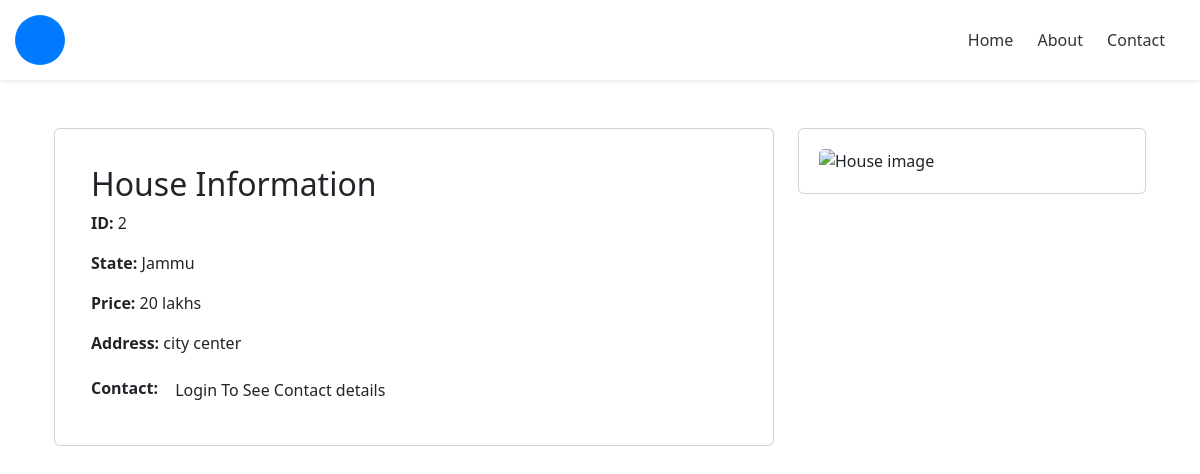
The page /house.php?id=2 on the database its author committed.
### tables this page shows
CREATE TABLE `listing` (
  `Id` int(11) NOT NULL,
  `type` varchar(20) NOT NULL,
  `state` text NOT NULL,
  `price` decimal(10,0) NOT NULL,
  `bedrooms` int(11) NOT NULL,
  `bathrooms` int(11) NOT NULL,
  `address` text NOT NULL,
  `contact` text NOT NULL,
  `parking` tinyint(1) NOT NULL,
  `furnished` tinyint(1) NOT NULL,
  `sold` int(11) NOT NULL DEFAULT 0,
  `added_by` text NOT NULL
);

### house.php (the view, shortened to what this page needs)
<!DOCTYPE html>
<html lang="en">
<head>
    <?php include 'components/cdn.php'; ?>
</head>
<body>
    <?php include 'components/nav.php'; ?>
    <?php
    include 'db/mysql.php';
    $id = $_GET['id'];
    $query = "SELECT id, state, price, address, contact FROM listing WHERE id = $id";
    $result = mysqli_query($connect, $query);
    $house = mysqli_fetch_assoc($result);
    ?>
    <div class="container mt-4 p-4">
        <div class="row">
            <div class="col-md-8">
                <div class="card mb-3">
                    <div class="card-body">
                        <h2 class="card-title">House Information</h2>
                        <p class="card-text"><b>ID:</b> <?php echo $house['id']; ?></p>
                        <p class="card-text"><b>State:</b> <?php echo $house['state']; ?></p>
                        <p class="card-text"><b>Price:</b> <?php echo (($house['price']) / 100000) . ' lakhs'; ?></p>
                        <p class="card-text"><b>Address:</b> <?php echo $house['address']; ?></p>
                        <p class="card-text">
                            <b>Contact:</b>
                            <?php
                            if (!isset($_COOKIE['username'])) {
                                echo '<a href="login.php" class="btn">Login To See Contact details</a>';
                            } else {
                                echo $house['contact'];
                            }
                            ?>
                        </p>
                    </div>
                </div>
            </div>
            <div class="col-md-4">
                <div class="card mb-3">
                    <img src="uploads/<?php echo $house['id'] ?>_1.jpg" class="card-img-top" alt="House image">
                </div>
            </div>
        </div>
    </div>
</body>
</html>

### components/nav.php (style rules this page uses)
* { margin: 0; }

### house.php (style rules this page uses)
.card { padding: 20px; }
.card-img-top { width: 100%; height: auto; }

### rows shown on the page
listing: Id "2", state "Jammu", ($house['price'])/100000 "20", address "city center"
